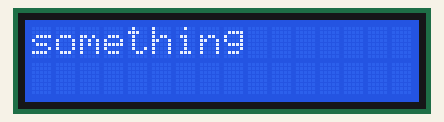
Simulated run of this sketch. Board: Arduino Uno, built with avr-gcc and run on an emulated ATmega328P. On the bench: 16×2 character LCD.

Above: at 2.1 s.
At 5.6 s:
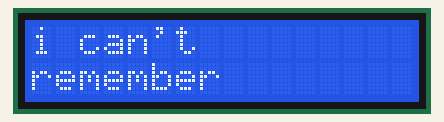
At 10.5 s:
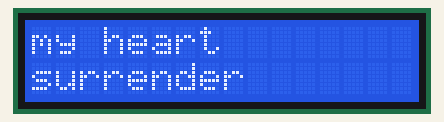
At 16.2 s:
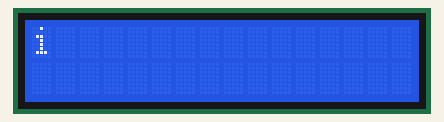
At 21.5 s:
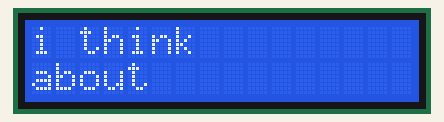
At 24.6 s:
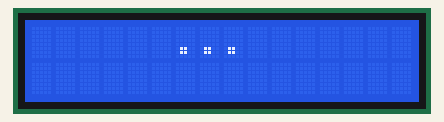

The sketch:

sketch_aboutyou.ino
```cpp
#include <Wire.h>
#include <LiquidCrystal_I2C.h>

LiquidCrystal_I2C lcd(0x27, 16, 2);

void efek(String text, int kolom, int baris, int time){
  lcd.setCursor(kolom, baris);
  lcd.print(text);
  delay(time);
}

void setup() {
  lcd.init();
  lcd.backlight();
  delay(2000);

  efek("something", 0, 0, 540);
  efek("about", 0, 1, 500);
  efek("you", 6, 1, 675);
  lcd.clear();

  efek("that", 0, 0, 480);
  efek("now", 0, 1, 500);
  lcd.clear();

  efek("i", 0, 0, 250);
  efek("can't", 2, 0, 500);
  efek("remember", 0, 1, 1040);
  lcd.clear();

  efek("it's", 0, 0, 250);
  efek("the", 5, 0, 250);
  efek("same", 0, 1, 550);
  lcd.clear();

  efek("damn", 0, 0, 550);
  efek("thing", 0, 1, 670);
  lcd.clear();

  efek("that", 0, 0, 250);
  efek("made", 0, 1, 550);
  lcd.clear();

  efek("my", 0, 0, 300);
  efek("heart", 3, 0, 470);
  efek("surrender", 0, 1, 1110);
  lcd.clear();

  efek("and", 0, 0, 250);
  efek("i", 4, 0, 200);
  efek("miss", 0, 1, 240);
  efek("you", 5, 1, 275);
  lcd.clear();

  efek("on", 0, 0, 250);
  efek("a", 0, 1, 250);
  efek("train", 2, 1, 470);
  lcd.clear();

  efek("i'll", 0, 0, 430);
  efek("miss", 0, 1, 700);
  efek("you", 5, 1, 350);
  lcd.clear();

  efek("in", 0, 0, 350);
  efek("the", 3, 0, 350);
  efek("morning", 0, 1, 350);
  lcd.clear();

  efek("i", 0, 0, 1100);
  efek("never", 2, 0, 450);
  efek("know", 0, 1, 550);
  efek("what", 5, 1, 250);
  lcd.clear();

  efek("to", 0, 0, 350);
  efek("think", 3, 0, 450);
  efek("about", 0, 1, 1000);
  lcd.clear();
  delay(250);

  efek("i", 0, 0, 400);
  efek("think", 2, 0, 500);
  efek("about", 0, 1, 1110);
  efek("you", 6, 1, 1100);
  lcd.clear();
  delay(200);

  efek(".", 6, 0, 300);
  efek(".", 7, 0, 300);
  efek(".", 8, 0, 300);

}

void loop() {


}
```

Measured:
- what the display in image 0 shows lasts 0.5 s, from 2.1 s to 2.6 s
- what the display in image 1 shows lasts 1.0 s, from 5.6 s to 6.6 s
- what the display in image 2 shows lasts 1.1 s, from 10.5 s to 11.6 s
